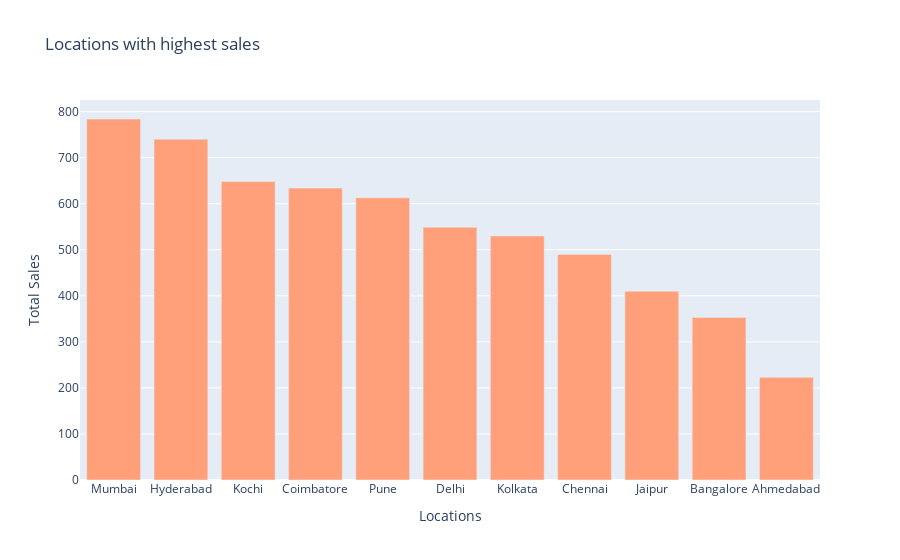

Write notebook code for a chart like this one.
### Code cell
fig3=px.bar(x=df2['Location'] , y=df2['count'] , title = 'Locations with highest sales')
fig3.update_xaxes(title='Locations')
fig3.update_yaxes(title='Total Sales')
fig3.update_traces(marker_color='lightsalmon')
fig3

### Figure 1 — Plotly figure (JSON) as saved in the notebook; plotly's stock layout.template omitted (floating-point values rounded to 4 significant figures)
{"data": [{"alignmentgroup": "True", "hovertemplate": "x=%{x}<br>y=%{y}<extra></extra>", "legendgroup": "", "marker": {"color": "lightsalmon", "pattern": {"shape": ""}}, "name": "", "offsetgroup": "", "orientation": "v", "showlegend": false, "textposition": "auto", "type": "bar", "x": ["Mumbai", "Hyderabad", "Kochi", "Coimbatore", "Pune", "Delhi", "Kolkata", "Chennai", "Jaipur", "Bangalore", "Ahmedabad"], "xaxis": "x", "y": [784, 740, 648, 634, 613, 549, 530, 490, 410, 353, 223], "yaxis": "y"}], "layout": {"barmode": "relative", "legend": {"tracegroupgap": 0}, "title": {"text": "Locations with highest sales"}, "xaxis": {"anchor": "y", "domain": [0, 1], "title": {"text": "Locations"}}, "yaxis": {"anchor": "x", "domain": [0, 1], "title": {"text": "Total Sales"}}}}
